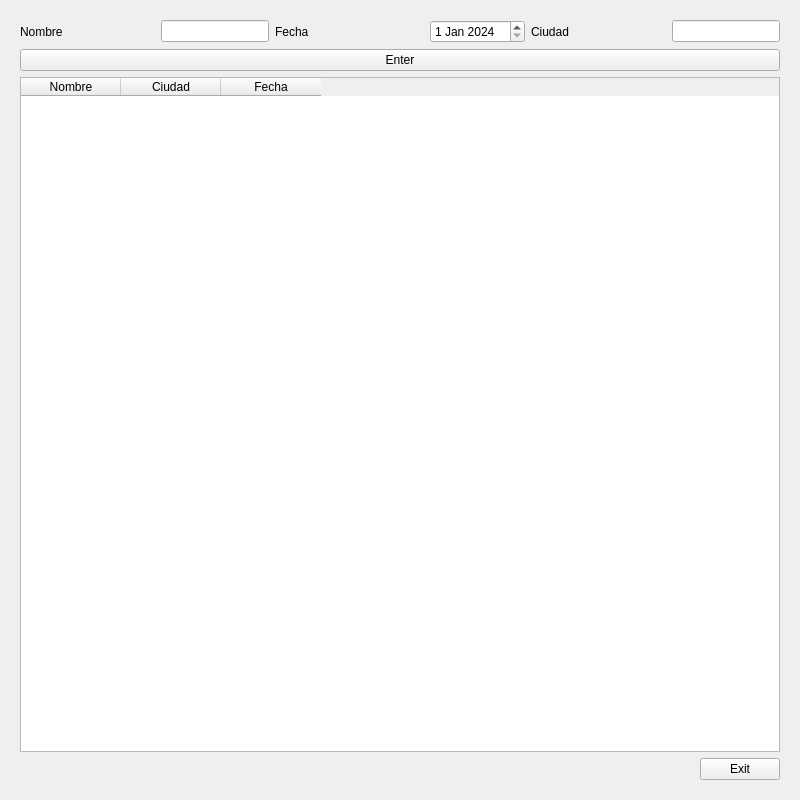
<?xml version="1.0" encoding="UTF-8"?>
<ui version="4.0">
 <class>MyForm</class>
 <widget class="QWidget" name="MyForm">
  <property name="geometry">
   <rect>
    <x>0</x>
    <y>0</y>
    <width>800</width>
    <height>800</height>
   </rect>
  </property>
  <property name="windowTitle">
   <string>Hackathon</string>
  </property>
  <property name="windowIcon">
   <iconset>
    <normaloff>../../../../home/andres69/Descargas/Logo.jpeg</normaloff>../../../../home/andres69/Descargas/Logo.jpeg</iconset>
  </property>
  <property name="inputMethodHints">
   <set>Qt::ImhNone</set>
  </property>
  <layout class="QVBoxLayout" name="verticalLayout_2">
   <item>
    <widget class="MyQWidget" name="widget" native="true">
     <layout class="QVBoxLayout" name="verticalLayout">
      <item>
       <layout class="QHBoxLayout" name="horizontalLayout_4">
        <item>
         <layout class="QHBoxLayout" name="horizontalLayout_3">
          <property name="spacing">
           <number>4</number>
          </property>
          <item>
           <widget class="QLabel" name="label">
            <property name="text">
             <string>Nombre</string>
            </property>
           </widget>
          </item>
          <item>
           <spacer name="horizontalSpacer">
            <property name="orientation">
             <enum>Qt::Horizontal</enum>
            </property>
            <property name="sizeHint" stdset="0">
             <size>
              <width>40</width>
              <height>20</height>
             </size>
            </property>
           </spacer>
          </item>
          <item>
           <widget class="QLineEdit" name="Nombre"/>
          </item>
         </layout>
        </item>
        <item>
         <layout class="QHBoxLayout" name="horizontalLayout_2" stretch="0,0,0">
          <property name="spacing">
           <number>2</number>
          </property>
          <item>
           <widget class="QLabel" name="label_2">
            <property name="text">
             <string>Fecha</string>
            </property>
           </widget>
          </item>
          <item>
           <spacer name="horizontalSpacer_2">
            <property name="orientation">
             <enum>Qt::Horizontal</enum>
            </property>
            <property name="sizeHint" stdset="0">
             <size>
              <width>40</width>
              <height>20</height>
             </size>
            </property>
           </spacer>
          </item>
          <item>
           <widget class="QDateEdit" name="Fecha">
            <property name="minimumDateTime">
             <datetime>
              <hour>0</hour>
              <minute>0</minute>
              <second>0</second>
              <year>2000</year>
              <month>9</month>
              <day>14</day>
             </datetime>
            </property>
            <property name="maximumDate">
             <date>
              <year>2100</year>
              <month>12</month>
              <day>31</day>
             </date>
            </property>
            <property name="date">
             <date>
              <year>2024</year>
              <month>1</month>
              <day>1</day>
             </date>
            </property>
           </widget>
          </item>
         </layout>
        </item>
        <item>
         <layout class="QHBoxLayout" name="horizontalLayout">
          <property name="spacing">
           <number>8</number>
          </property>
          <item>
           <widget class="QLabel" name="label_3">
            <property name="text">
             <string>Ciudad</string>
            </property>
           </widget>
          </item>
          <item>
           <spacer name="horizontalSpacer_3">
            <property name="orientation">
             <enum>Qt::Horizontal</enum>
            </property>
            <property name="sizeHint" stdset="0">
             <size>
              <width>40</width>
              <height>20</height>
             </size>
            </property>
           </spacer>
          </item>
          <item>
           <widget class="QLineEdit" name="CIudad"/>
          </item>
         </layout>
        </item>
       </layout>
      </item>
      <item>
       <widget class="QPushButton" name="pushButton_2">
        <property name="text">
         <string>Enter</string>
        </property>
       </widget>
      </item>
      <item>
       <widget class="QTableWidget" name="tableWidget">
        <column>
         <property name="text">
          <string>Nombre</string>
         </property>
        </column>
        <column>
         <property name="text">
          <string>Ciudad</string>
         </property>
        </column>
        <column>
         <property name="text">
          <string>Fecha</string>
         </property>
        </column>
       </widget>
      </item>
      <item>
       <layout class="QHBoxLayout" name="horizontalLayout_5">
        <item>
         <spacer name="horizontalSpacer_4">
          <property name="orientation">
           <enum>Qt::Horizontal</enum>
          </property>
          <property name="sizeHint" stdset="0">
           <size>
            <width>40</width>
            <height>20</height>
           </size>
          </property>
         </spacer>
        </item>
        <item>
         <widget class="QPushButton" name="pushButton">
          <property name="text">
           <string>Exit</string>
          </property>
         </widget>
        </item>
       </layout>
      </item>
     </layout>
    </widget>
   </item>
  </layout>
 </widget>
 <customwidgets>
  <customwidget>
   <class>MyQWidget</class>
   <extends>QWidget</extends>
   <header location="global">MyQWidget.h</header>
   <container>1</container>
  </customwidget>
 </customwidgets>
 <resources/>
 <connections/>
</ui>
